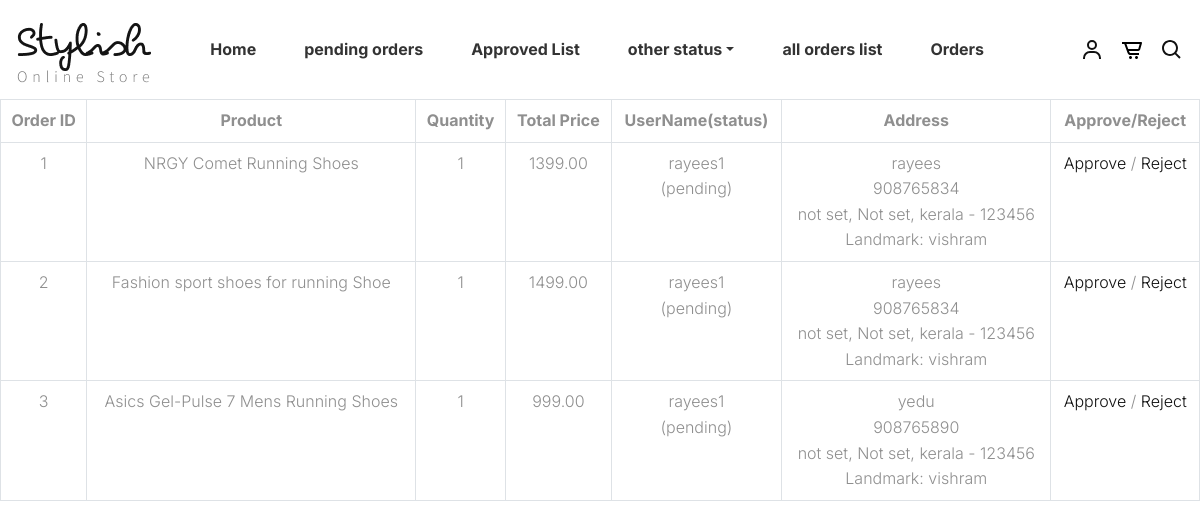
Page /orderslist/ on the earlier database version.
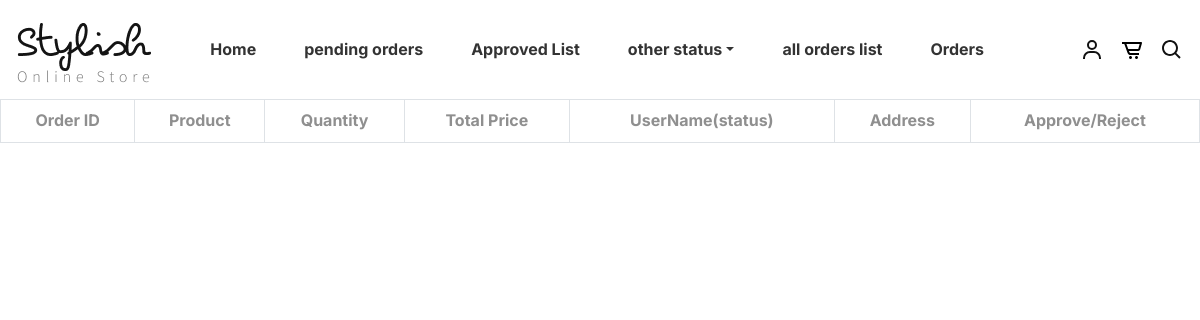
Same page on the later database version.
### shop/models.py (models this page shows)
class Product_Purchase(models.Model):
    ADDRESS = models.ForeignKey(Address,on_delete=models.CASCADE)
    PRODUCT = models.ForeignKey(Product,on_delete=models.CASCADE)
    purchase_date = models.DateTimeField(auto_now_add=True)
    quantity = models.IntegerField(default=1)
    total_price = models.DecimalField(max_digits=10, decimal_places=2)
    status = models.CharField(max_length=50, default='Pending')

class Product(models.Model):
    name = models.CharField(max_length=200)
    price = models.DecimalField(max_digits=10, decimal_places=2)
    description = models.TextField()
    image = models.ImageField(upload_to='products/')
    stock = models.IntegerField()
    created_at = models.DateTimeField(auto_now_add=True)

### accounts/models.py (models this page shows)
class Address(models.Model):
    User = models.ForeignKey(User,on_delete=models.CASCADE)
    full_name = models.CharField(max_length=200)
    phone = models.CharField(max_length=15)
    pincode = models.CharField(max_length=10)
    locality = models.CharField(max_length=200)
    address = models.TextField()
    city = models.CharField(max_length=100)
    state = models.CharField(max_length=100)
    landmark = models.CharField(max_length=200, blank=True, null=True)

### admininterface/views.py (the view)
# urls.py: path('orderslist/',admin.orderslist,name='orderslist'),
def orderslist(request):
    orders = Product_Purchase.objects.filter(status='pending').order_by('purchase_date')
    return render(request,'orderslist.html',{'orders':orders})

### templates/orderslist.html
{% extends 'admin.html' %}
{% block content%}
<table class="table table-bordered text-center">
    <thead>
        <tr>
            <th>Order ID</th>
            <th>Product</th>
            <th>Quantity</th>
            <th>Total Price</th>
            <th>UserName(status)</th>
            <th>Address</th>
            <th>Approve/Reject</th>
        </tr>
    </thead>
    <tbody>
        {% for order in orders %}
        <tr>
            <td>{{ order.id }}</td>
            <td>{{ order.PRODUCT.name }}</td>
            <td>{{ order.quantity }}</td>
            <td>{{ order.total_price }}</td>
            <td>{{ order.ADDRESS.User.username }}<br>({{ order.status}})</td>
            <td>
                {{ order.ADDRESS.full_name }}<br>
                {{ order.ADDRESS.phone }}<br>
                {{ order.ADDRESS.address }}, {{ order.ADDRESS.city }}, {{ order.ADDRESS.state }} - {{ order.ADDRESS.pincode }}<br>
                Landmark: {{ order.ADDRESS.landmark }}
            </td>
            <td><a href="{%url 'orderapprove' order.id %}">Approve</a> / <a href="{% url 'orderreject' order.id%}">Reject</a></td>
        </tr>
        {% endfor %}
    </tbody>
</table>
{% endblock %}

Differences in the rows shown:
no longer on this page (row edited): Product_Purchase: id "1", PRODUCT.name "NRGY Comet Running Shoes", quantity "1", total_price "1399.00", ADDRESS.User.username "rayees1", status "pending", ADDRESS.full_name "rayees", ADDRESS.phone "908765834", ADDRESS.address "not set", ADDRESS.city "Not set", ADDRESS.state "kerala", ADDRESS.pincode "123456", ADDRESS.landmark "vishram"
no longer on this page (row edited): Product_Purchase: id "2", PRODUCT.name "Fashion sport shoes for running Shoe", quantity "1", total_price "1499.00", ADDRESS.User.username "rayees1", status "pending", ADDRESS.full_name "rayees", ADDRESS.phone "908765834", ADDRESS.address "not set", ADDRESS.city "Not set", ADDRESS.state "kerala", ADDRESS.pincode "123456", ADDRESS.landmark "vishram"
no longer on this page (row edited): Product_Purchase: id "3", PRODUCT.name "Asics Gel-Pulse 7 Mens Running Shoes", quantity "1", total_price "999.00", ADDRESS.User.username "rayees1", status "pending", ADDRESS.full_name "yedu", ADDRESS.phone "908765890", ADDRESS.address "not set", ADDRESS.city "Not set", ADDRESS.state "kerala", ADDRESS.pincode "123456", ADDRESS.landmark "vishram"
